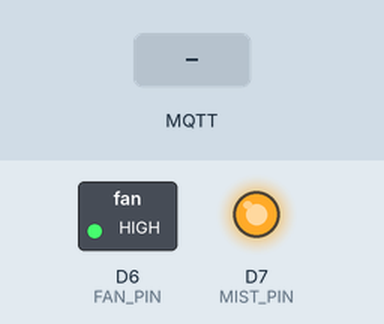
The sketch below on a simulated ESP8266 (NodeMCU). On the bench: switched loads named in the sketch (green lamp = pin HIGH), output pins drawn as LEDs (lit = HIGH). The test bench sets the inputs (shaded band). WiFi joins after 1.5 s; servers stay silent unless stated; no MQTT or app messages arrive unless stated; what the sketch prints to the serial monitor is not drawn.

Above: at 2.7 s.
2.8 s: MQTT message "1" arrives on the first subscribed topic
At 3.8 s:
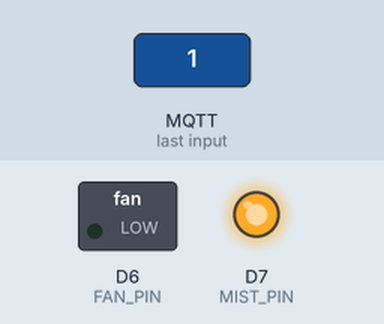
4.3 s: MQTT message "1" arrives on the second subscribed topic
At 4.4 s:
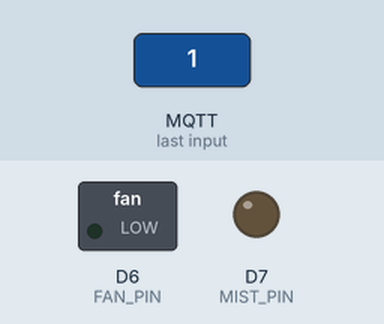
6.0 s: MQTT message "0" arrives on the first subscribed topic
At 7.2 s:
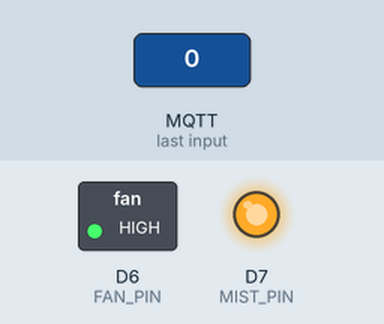
7.5 s: MQTT message "1" arrives on the second subscribed topic
At 7.6 s:
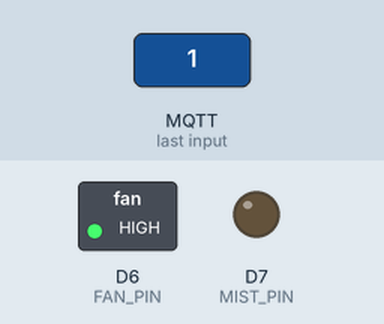
Timing chart, 0 to 10.2 s (numbered marks = the images above; inputs shaded):
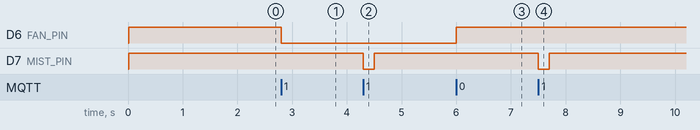

Measured:
- after the input at 2.8 s, D6 (FAN_PIN): HIGH → LOW at once
- after the input at 4.3 s, D7 (MIST_PIN): HIGH → LOW at once, → HIGH 0.20 s later
- after the input at 6.0 s, D6 (FAN_PIN): LOW → HIGH at once
- after the input at 7.5 s, D7 (MIST_PIN): HIGH → LOW at once, → HIGH 0.20 s later

The sketch:

esp_main.ino
```cpp
#include <ESP8266WiFi.h>
#include <PubSubClient.h>

// Thông tin Wi-Fi
const char ssid[]     = "Van thu";
const char password[] = "0367497856";

// IP LAN máy chạy Mosquitto
const char mqttServer[] = "192.168.1.18";
const uint16_t mqttPort = 1883;

// Định nghĩa chân GPIO nối IN của module relay (active-low)
#define FAN_PIN   D6  // GPIO12 → IN1 (relay Fan: LOW → bật, HIGH → tắt)
#define MIST_PIN  D7  // GPIO13 → IN2 (relay Mist: LOW → bật, HIGH → tắt)

// Các topic MQTT
const char topicFan[]  = "farm/fan";
const char topicMist[] = "farm/mist";

WiFiClient    net;
PubSubClient  client(net);

// Flag để tạo xung phun sương
volatile bool mistFlag = false;

void onMqttMessage(char* topic, byte* payload, unsigned int length) {
  char msgBuf[10];
  if (length >= sizeof(msgBuf)) length = sizeof(msgBuf) - 1;
  memcpy(msgBuf, payload, length);
  msgBuf[length] = '\0';

  // Điều khiển quạt
  if (strcmp(topic, topicFan) == 0) {
    if (msgBuf[0] == '1') {
      // LOW → đóng relay → quạt chạy
      digitalWrite(FAN_PIN, LOW);
      Serial.println(">> Relay Fan: ON (LOW)");
    } else {
      // HIGH → mở relay → quạt tắt
      digitalWrite(FAN_PIN, HIGH);
      Serial.println(">> Relay Fan: OFF (HIGH)");
    }
  }
  // Điều khiển phun sương (tạo 1 xung)
  else if (strcmp(topic, topicMist) == 0) {
    if (msgBuf[0] == '1') {
      mistFlag = true;
      Serial.println(">> Mist flag set");
    }
  }
}

void setup() {
  Serial.begin(115200);
  delay(10);

  // 1. Khởi tạo GPIO ngay lập tức và kéo HIGH để relay OFF
  pinMode(FAN_PIN, OUTPUT);
  digitalWrite(FAN_PIN, HIGH);   // IN1 = HIGH → relay Fan tắt

  pinMode(MIST_PIN, OUTPUT);
  digitalWrite(MIST_PIN, HIGH);  // IN2 = HIGH → relay Mist tắt

  // 2. Kết nối Wi-Fi
  Serial.print("WiFi connecting");
  WiFi.begin(ssid, password);
  while (WiFi.status() != WL_CONNECTED) {
    delay(500);
    Serial.print(".");
  }
  Serial.println();
  Serial.print("WiFi connected, IP = ");
  Serial.println(WiFi.localIP());

  // 3. Cấu hình MQTT
  client.setServer(mqttServer, mqttPort);
  client.setCallback(onMqttMessage);

  Serial.print("MQTT connecting to ");
  Serial.print(mqttServer);
  Serial.print(":");
  Serial.print(mqttPort);
  if (client.connect("ESPTestClient")) {
    Serial.println(" ✓ Connected");
    client.subscribe(topicFan);
    client.subscribe(topicMist);
  } else {
    Serial.println();
    Serial.print("MQTT: Connect failed, state = ");
    Serial.println(client.state());
  }
}

void loop() {
  // Reconnect MQTT nếu mất kết nối
  if (!client.connected()) {
    Serial.print("MQTT disconnected, state = ");
    Serial.println(client.state());
    delay(3000);
    if (client.connect("ESPTestClient")) {
      Serial.println("Reconnected ✓");
      client.subscribe(topicFan);
      client.subscribe(topicMist);
    }
  }
  client.loop();

  // Xử lý phun sương nếu flag = true
  if (mistFlag) {
    mistFlag = false;
    digitalWrite(MIST_PIN, LOW);   // IN2 = LOW → relay Mist đóng
    delay(200);
    digitalWrite(MIST_PIN, HIGH);  // IN2 = HIGH → relay Mist mở
    Serial.println(">> Mist pulse sent");
  }
}
```
